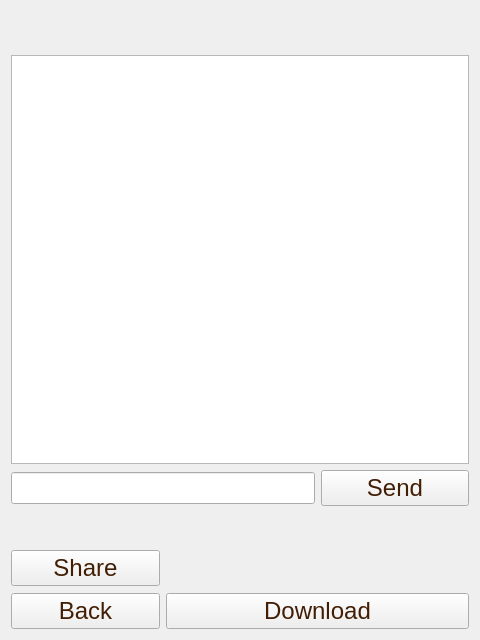
<?xml version="1.0" encoding="UTF-8"?>
<ui version="4.0">
 <class>GroupNotifications</class>
 <widget class="QWidget" name="GroupNotifications">
  <property name="geometry">
   <rect>
    <x>0</x>
    <y>0</y>
    <width>480</width>
    <height>640</height>
   </rect>
  </property>
  <property name="windowTitle">
   <string>Form</string>
  </property>
  <property name="styleSheet">
   <string notr="true">background-image: url(:/game/jackpots/jackpots/woodBG2.jpg);</string>
  </property>
  <layout class="QGridLayout" name="gridLayout">
   <item row="0" column="0" colspan="3">
    <widget class="QLabel" name="groupNameLabel">
     <property name="sizePolicy">
      <sizepolicy hsizetype="Preferred" vsizetype="Preferred">
       <horstretch>0</horstretch>
       <verstretch>0</verstretch>
      </sizepolicy>
     </property>
     <property name="font">
      <font>
       <pointsize>25</pointsize>
       <weight>75</weight>
       <bold>true</bold>
      </font>
     </property>
     <property name="styleSheet">
      <string notr="true">color: rgb(85, 0, 0);</string>
     </property>
     <property name="text">
      <string/>
     </property>
     <property name="alignment">
      <set>Qt::AlignCenter</set>
     </property>
    </widget>
   </item>
   <item row="1" column="0" colspan="3">
    <widget class="QListWidget" name="messagesList">
     <property name="sizePolicy">
      <sizepolicy hsizetype="Ignored" vsizetype="MinimumExpanding">
       <horstretch>0</horstretch>
       <verstretch>0</verstretch>
      </sizepolicy>
     </property>
     <property name="font">
      <font>
       <pointsize>15</pointsize>
      </font>
     </property>
     <property name="styleSheet">
      <string notr="true">color: rgb(66, 30, 4);</string>
     </property>
    </widget>
   </item>
   <item row="2" column="0" colspan="2">
    <widget class="QLineEdit" name="messageToSend">
     <property name="font">
      <font>
       <pointsize>15</pointsize>
      </font>
     </property>
     <property name="styleSheet">
      <string notr="true">color: rgb(66, 30, 4);</string>
     </property>
    </widget>
   </item>
   <item row="2" column="2">
    <widget class="QPushButton" name="sendB">
     <property name="sizePolicy">
      <sizepolicy hsizetype="Minimum" vsizetype="Minimum">
       <horstretch>0</horstretch>
       <verstretch>0</verstretch>
      </sizepolicy>
     </property>
     <property name="font">
      <font>
       <pointsize>18</pointsize>
       <weight>50</weight>
       <bold>false</bold>
      </font>
     </property>
     <property name="styleSheet">
      <string notr="true">color: rgb(66, 30, 4);</string>
     </property>
     <property name="text">
      <string>Send</string>
     </property>
     <property name="icon">
      <iconset resource="resources.qrc">
       <normaloff>:/buttons/icons/icons/send.png</normaloff>:/buttons/icons/icons/send.png</iconset>
     </property>
     <property name="iconSize">
      <size>
       <width>40</width>
       <height>40</height>
      </size>
     </property>
    </widget>
   </item>
   <item row="3" column="0" colspan="3">
    <widget class="QLabel" name="response">
     <property name="sizePolicy">
      <sizepolicy hsizetype="Minimum" vsizetype="Minimum">
       <horstretch>0</horstretch>
       <verstretch>0</verstretch>
      </sizepolicy>
     </property>
     <property name="font">
      <font>
       <pointsize>20</pointsize>
      </font>
     </property>
     <property name="text">
      <string/>
     </property>
     <property name="alignment">
      <set>Qt::AlignCenter</set>
     </property>
    </widget>
   </item>
   <item row="4" column="0">
    <widget class="QPushButton" name="shareB">
     <property name="font">
      <font>
       <pointsize>18</pointsize>
       <weight>50</weight>
       <bold>false</bold>
      </font>
     </property>
     <property name="styleSheet">
      <string notr="true">color: rgb(66, 30, 4);</string>
     </property>
     <property name="text">
      <string>Share</string>
     </property>
     <property name="icon">
      <iconset resource="resources.qrc">
       <normaloff>:/buttons/icons/icons/share.png</normaloff>:/buttons/icons/icons/share.png</iconset>
     </property>
     <property name="iconSize">
      <size>
       <width>40</width>
       <height>40</height>
      </size>
     </property>
    </widget>
   </item>
   <item row="4" column="1" colspan="2">
    <spacer name="horizontalSpacer">
     <property name="orientation">
      <enum>Qt::Horizontal</enum>
     </property>
     <property name="sizeHint" stdset="0">
      <size>
       <width>303</width>
       <height>38</height>
      </size>
     </property>
    </spacer>
   </item>
   <item row="5" column="0">
    <widget class="QPushButton" name="backB">
     <property name="font">
      <font>
       <pointsize>18</pointsize>
       <weight>50</weight>
       <bold>false</bold>
      </font>
     </property>
     <property name="styleSheet">
      <string notr="true">color: rgb(66, 30, 4);</string>
     </property>
     <property name="text">
      <string>Back</string>
     </property>
     <property name="icon">
      <iconset resource="resources.qrc">
       <normaloff>:/buttons/icons/icons/back.png</normaloff>:/buttons/icons/icons/back.png</iconset>
     </property>
     <property name="iconSize">
      <size>
       <width>40</width>
       <height>40</height>
      </size>
     </property>
    </widget>
   </item>
   <item row="5" column="1" colspan="2">
    <widget class="QPushButton" name="downloadB">
     <property name="font">
      <font>
       <pointsize>18</pointsize>
       <weight>50</weight>
       <bold>false</bold>
      </font>
     </property>
     <property name="styleSheet">
      <string notr="true">color: rgb(66, 30, 4);</string>
     </property>
     <property name="text">
      <string>Download</string>
     </property>
     <property name="icon">
      <iconset resource="resources.qrc">
       <normaloff>:/buttons/icons/icons/download.png</normaloff>:/buttons/icons/icons/download.png</iconset>
     </property>
     <property name="iconSize">
      <size>
       <width>40</width>
       <height>40</height>
      </size>
     </property>
    </widget>
   </item>
  </layout>
 </widget>
 <resources>
  <include location="resources.qrc"/>
 </resources>
 <connections/>
</ui>
